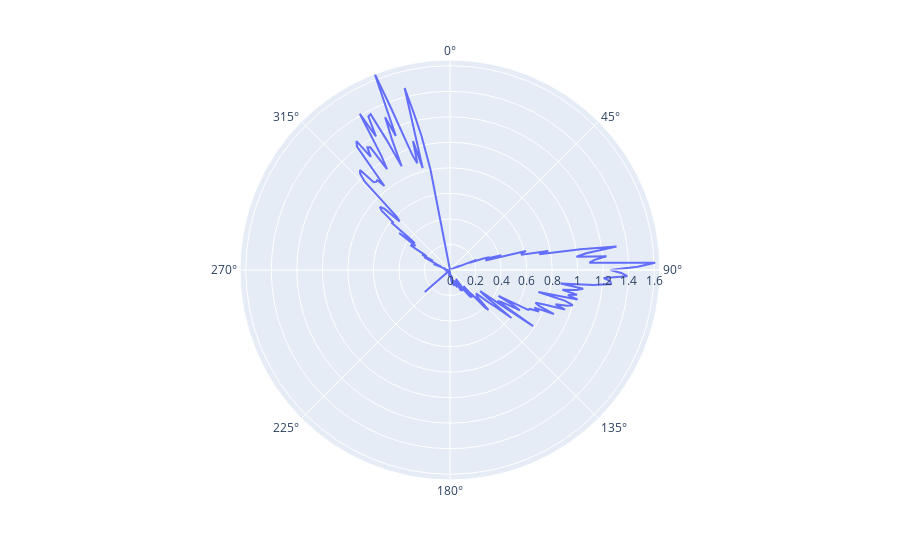
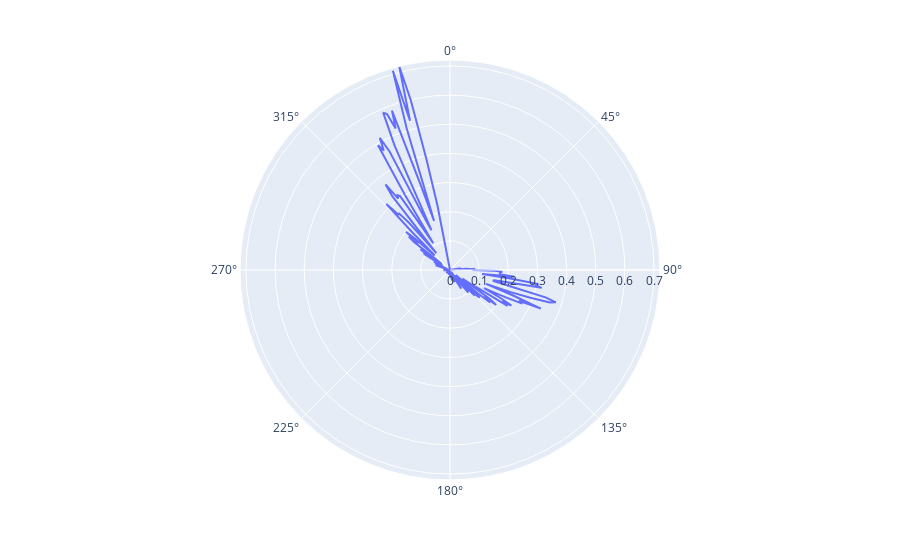
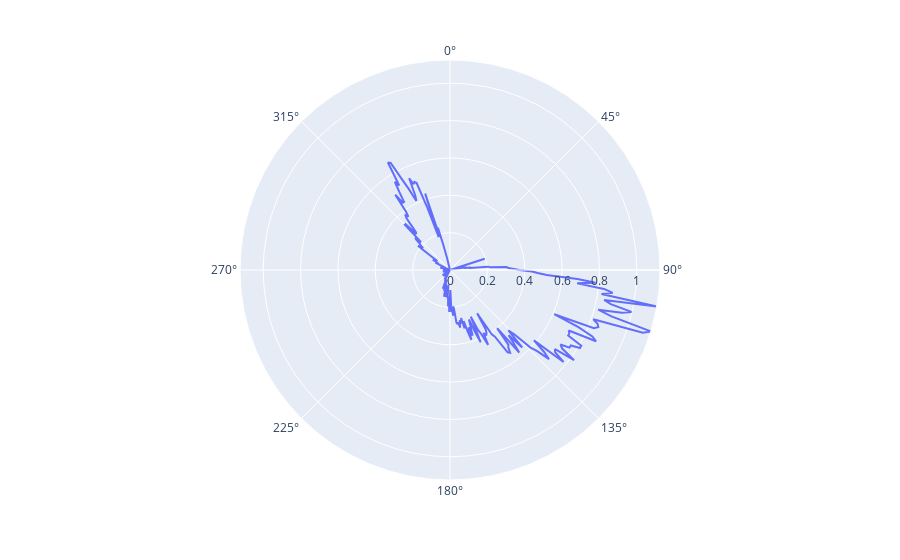
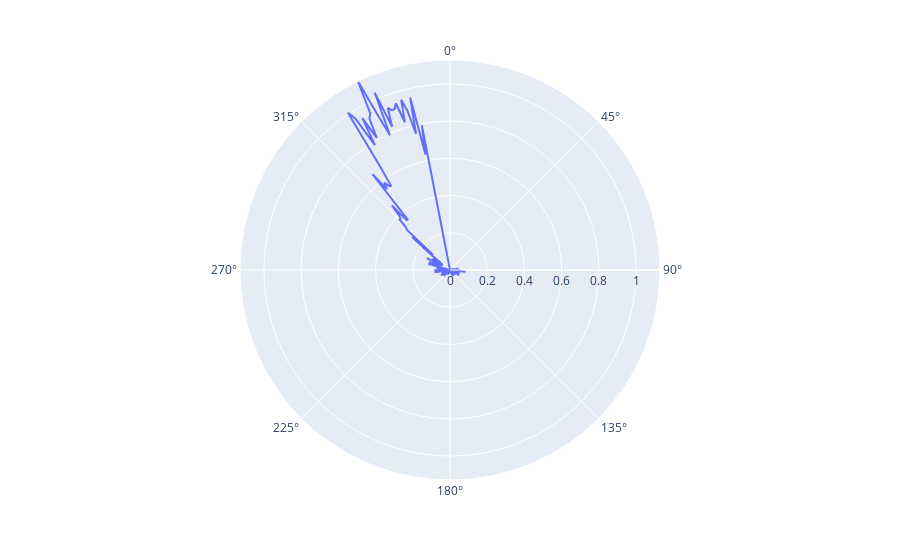

Notebook source saved alongside these figures, in order:
### Markdown cell above
Create a radial plot of death rate / 100000 people (see popData2019), where one year completes a circle, i.e. 360˚. Visualize the recored years for Italy, Germany, Sweden and Greece. Hint you might need to turn the dateTime into `day within the year` (%j) and adjust 365 to 360 degrees.

### Code cell
circle_cdf = eu_cdf[eu_cdf.year == "2020"] 
date_reported = circle_cdf["date_reported"].tolist()
day_within_the_year = []
for date in date_reported:
    day_within_the_year.append(pd.Period(date, freq = "D").day_of_year)

circle_cdf["day_within_the_year"] = day_within_the_year
deaths_list = circle_cdf["deaths"].tolist()
popdata_list = circle_cdf["popData2019"].tolist()
death_rate = []
for i in range(len(deaths_list)):
    deaths = float(deaths_list[i])/float(popdata_list[i]) * 100000
    death_rate.append(deaths)
circle_cdf["death_rate/100000"] = death_rate

countries = ["Italy","Germany","Sweden","Greece"]
for country in countries:
    fig = px.line_polar(circle_cdf[circle_cdf["countriesAndTerritories"] == country], 
    r = "death_rate/100000", 
    theta = "day_within_the_year", 
    line_close=True)
    fig.show()

### Figure 1 — Plotly figure (JSON) as saved in the notebook; plotly's stock layout.template omitted (floating-point values rounded to 4 significant figures; data arrays with more than 128 entries replaced by an {"elided": "..."} marker saying what was removed)
{"data": [{"hovertemplate": "death_rate/100000=%{r}<br>day_within_the_year=%{theta}<extra></extra>", "legendgroup": "", "line": {"color": "#636efa", "dash": "solid"}, "marker": {"symbol": "circle"}, "mode": "lines", "name": "", "r": {"elided": "348 float values"}, "showlegend": false, "subplot": "polar", "theta": {"elided": "348 int values"}, "type": "scatterpolar"}], "layout": {"legend": {"tracegroupgap": 0}, "margin": {"t": 60}, "polar": {"angularaxis": {"direction": "clockwise", "rotation": 90}, "domain": {"x": [0, 1], "y": [0, 1]}}}}

### Figure 2 — Plotly figure (JSON) as saved in the notebook; plotly's stock layout.template omitted (floating-point values rounded to 4 significant figures; data arrays with more than 128 entries replaced by an {"elided": "..."} marker saying what was removed)
{"data": [{"hovertemplate": "death_rate/100000=%{r}<br>day_within_the_year=%{theta}<extra></extra>", "legendgroup": "", "line": {"color": "#636efa", "dash": "solid"}, "marker": {"symbol": "circle"}, "mode": "lines", "name": "", "r": {"elided": "350 float values"}, "showlegend": false, "subplot": "polar", "theta": {"elided": "350 int values"}, "type": "scatterpolar"}], "layout": {"legend": {"tracegroupgap": 0}, "margin": {"t": 60}, "polar": {"angularaxis": {"direction": "clockwise", "rotation": 90}, "domain": {"x": [0, 1], "y": [0, 1]}}}}

### Figure 3 — Plotly figure (JSON) as saved in the notebook; plotly's stock layout.template omitted (floating-point values rounded to 4 significant figures; data arrays with more than 128 entries replaced by an {"elided": "..."} marker saying what was removed)
{"data": [{"hovertemplate": "death_rate/100000=%{r}<br>day_within_the_year=%{theta}<extra></extra>", "legendgroup": "", "line": {"color": "#636efa", "dash": "solid"}, "marker": {"symbol": "circle"}, "mode": "lines", "name": "", "r": {"elided": "350 float values"}, "showlegend": false, "subplot": "polar", "theta": {"elided": "350 int values"}, "type": "scatterpolar"}], "layout": {"legend": {"tracegroupgap": 0}, "margin": {"t": 60}, "polar": {"angularaxis": {"direction": "clockwise", "rotation": 90}, "domain": {"x": [0, 1], "y": [0, 1]}}}}

### Figure 4 — Plotly figure (JSON) as saved in the notebook; plotly's stock layout.template omitted (floating-point values rounded to 4 significant figures; data arrays with more than 128 entries replaced by an {"elided": "..."} marker saying what was removed)
{"data": [{"hovertemplate": "death_rate/100000=%{r}<br>day_within_the_year=%{theta}<extra></extra>", "legendgroup": "", "line": {"color": "#636efa", "dash": "solid"}, "marker": {"symbol": "circle"}, "mode": "lines", "name": "", "r": {"elided": "348 float values"}, "showlegend": false, "subplot": "polar", "theta": {"elided": "348 int values"}, "type": "scatterpolar"}], "layout": {"legend": {"tracegroupgap": 0}, "margin": {"t": 60}, "polar": {"angularaxis": {"direction": "clockwise", "rotation": 90}, "domain": {"x": [0, 1], "y": [0, 1]}}}}
